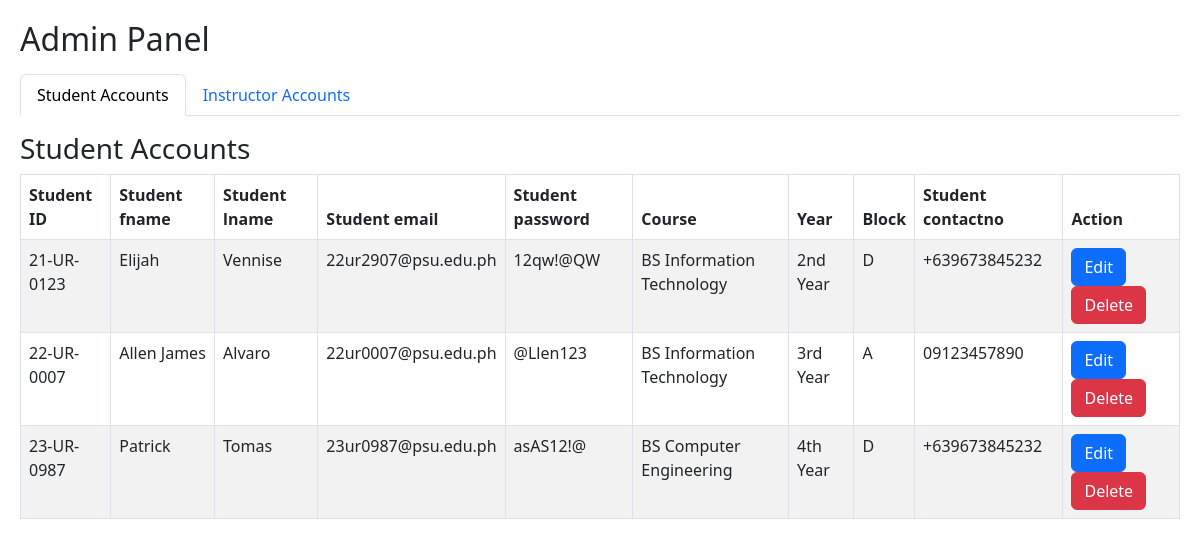
/admin.php, run on an earlier commit of the app's database.
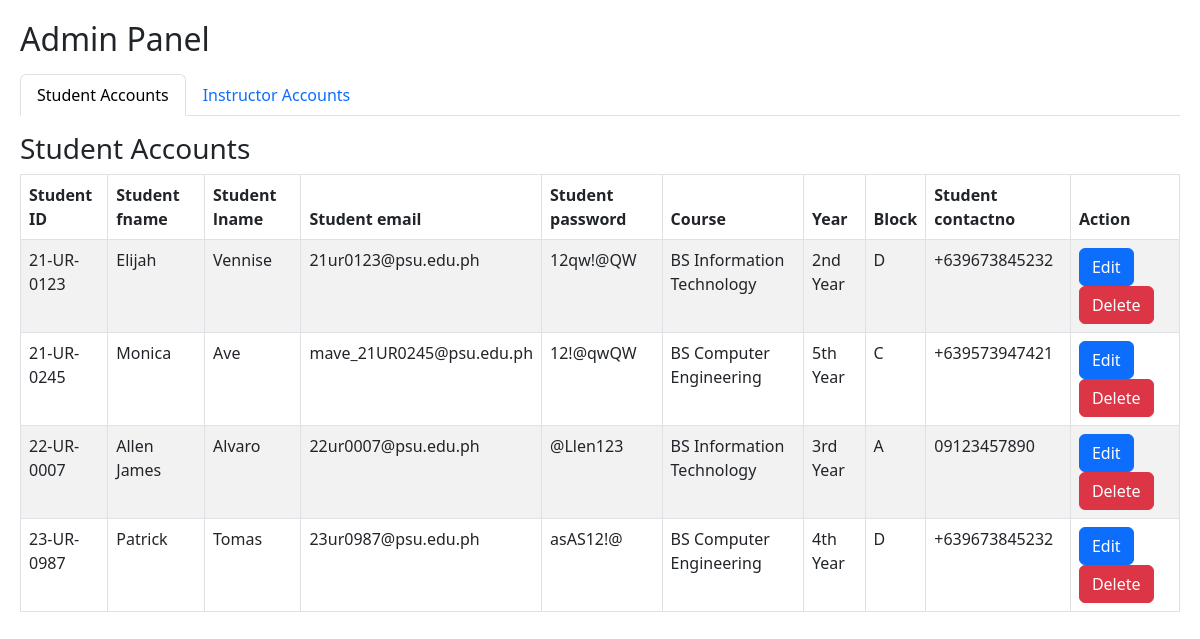
And on a later commit of the database.
### tables this page shows
CREATE TABLE `student_registration` (
  `Student_ID` varchar(50) NOT NULL,
  `Student_fname` varchar(100) NOT NULL,
  `Student_lname` varchar(100) NOT NULL,
  `Student_email` varchar(100) NOT NULL,
  `Student_password` varchar(255) NOT NULL,
  `Course` varchar(255) NOT NULL,
  `Year` varchar(20) NOT NULL,
  `Block` varchar(20) NOT NULL,
  `Student_contactno` varchar(255) NOT NULL
);

### admin.php (the view, shortened to what this page needs)
<?php
$conn = mysqli_connect("localhost", "root", "", "launchpad") or die("error in connecting!");
function displayTable($tableName, $idColumnName, $conn)
{
    echo "
    <table id='{$tableName}Table' class='table table-bordered table-striped'>
        <thead>
            <tr>";
    $columnsQuery = mysqli_query($conn, "SHOW COLUMNS FROM $tableName");
    while ($column = mysqli_fetch_assoc($columnsQuery)) {
        $columnName = str_replace('_', ' ', $column['Field']);
        echo "<th>{$columnName}</th>";
    }
    echo "
                <th>Action</th>
            </tr>
        </thead>
        <tbody>";
    $result = $conn->query("SELECT * FROM $tableName");
    while ($row = $result->fetch_assoc()) {
        echo "<tr>";
        foreach ($row as $value) {
            echo "<td>{$value}</td>";
        }
        echo "<td>
                <form method='post'>
                    <button type='button' class='btn btn-primary' data-bs-toggle='modal' data-bs-target='#editStudentModal' data-bs-id='{$row[$idColumnName]}'>Edit</button>
                    <button type='submit' name='delete' value='{$row[$idColumnName]}' class='btn btn-danger' onclick='return confirm(\"Are you sure you want to delete this account?\")'>Delete</button>
                </form>
            </td>
        </tr>";
    }
    echo "
        </tbody>
    </table>";
}
?>
<!DOCTYPE html>
<html lang="en">
<head>
    <link rel="stylesheet" href="https://cdn.datatables.net/1.11.5/css/dataTables.bootstrap5.min.css">
    <link rel="stylesheet" href="https://cdn.jsdelivr.net/npm/bootstrap@5.3.0/dist/css/bootstrap.min.css">
</head>
<body>
    <h2 class="mt-3">Admin Panel</h2>
    <ul class="nav nav-tabs mt-3" id="adminTabs">
        <li class="nav-item">
            <a class="nav-link active" id="student-tab" data-bs-toggle="tab" href="#student">Student Accounts</a>
        </li>
        <li class="nav-item">
            <a class="nav-link" id="instructor-tab" data-bs-toggle="tab" href="#instructor">Instructor Accounts</a>
        </li>
    </ul>
    <div class="tab-content mt-3">
        <div class="tab-pane fade show active" id="student">
            <h3>Student Accounts</h3>
            <?php displayTable('student_registration', 'Student_ID', $conn); ?>
        </div>
    </div>
</body>
</html>

### admin.php (style rules this page uses)
body { margin: 20px; }

What changed in the data, as far as the page shows it:
added student_registration: Student_ID "21-UR-0245", Student_fname "Monica", Student_lname "Ave", Student_email "mave_21UR0245@psu.edu.ph", Student_password "12!@qwQW", Course "BS Computer Engineering", Year "5th Year", Block "C", Student_contactno "+639573947421"
Also different on the page:
new list line: "21ur0123@psu.edu.ph"
list line gone: "22ur2907@psu.edu.ph"
